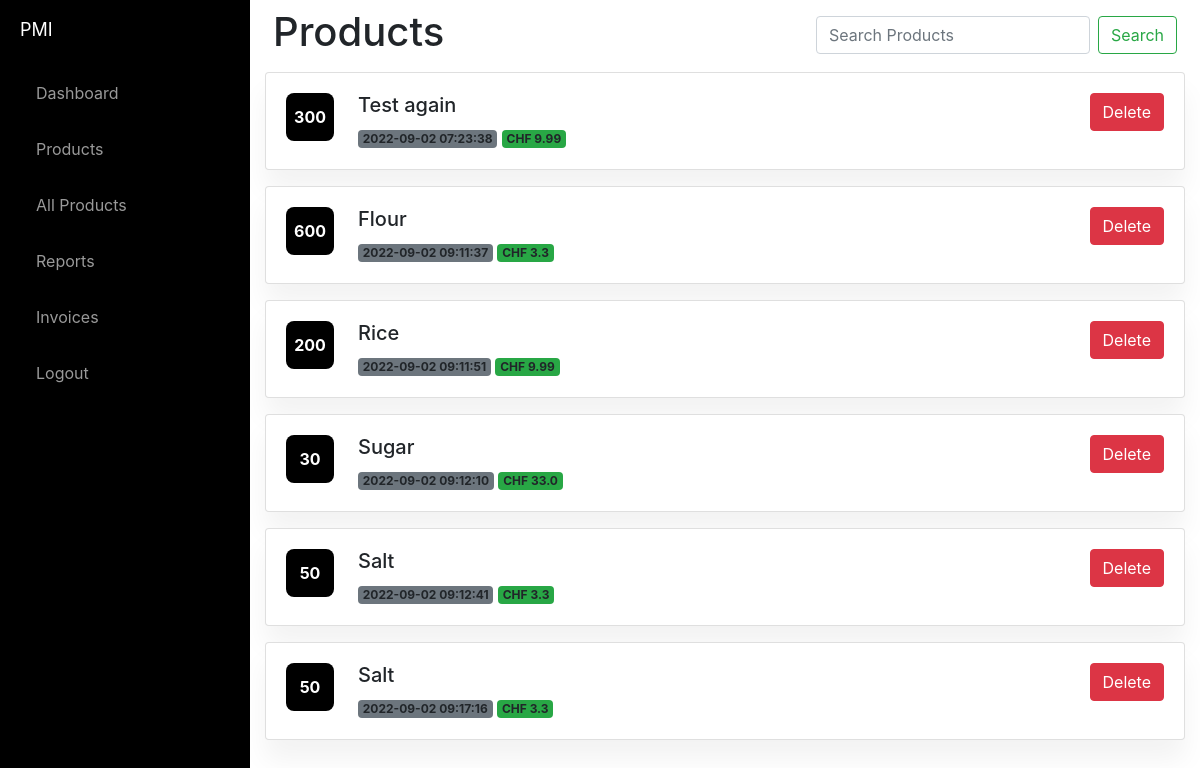
The app's page / (signed in) with its own data.
### website/models.py (models this page shows)
class Product(db.Model):
    id = db.Column(db.Integer, primary_key=True)
    product_name = db.Column(db.String(150))
    description = db.Column(db.String(10000))
    price = db.Column(db.Float)
    qty = db.Column(db.Integer)
    date = db.Column(db.DateTime(timezone=True), default=func.now())
    user_id = db.Column(db.Integer, db.ForeignKey('user.id'))

### website/views.py (the view, shortened to what this page needs)
@views.route('/', methods=['GET', 'POST'])
@login_required
def home():
    return render_template("home.html", user=current_user)

### website/templates/home.html (shortened to what this page needs)
{% extends "base.html" %} {% block title %}Home{% endblock %} {% block content%}
<div class="d-flex">
  <div class="p-2">
  <h1>Products</h1>
  </div>
  <div class="ml-auto p-2">
  <form  class="form-inline my-2 my-lg-10 ">
  <input class="form-control mr-sm-2" type="search" placeholder="Search Products" aria-label="Search">
  <button class="btn btn-outline-success my-2 my-sm-0" type="submit">Search</button>
  </form>
</div>
</div>
{% for product in user.product %}
<div class="card mb-3">
  <div class="card-body">
    <div class="d-flex flex-column flex-lg-row">
      <span class="avatar avatar-text rounded-3 me-4 mb-2">{{ product.qty }}</span>
      <div class="row flex-fill">
        <div class="col-sm-5 ">
          <h4 class="h5">{{ product.product_name }}</h4>
          <span class="badge bg-secondary">{{ product.date }}</span> <span class="badge bg-success">CHF {{ product.price
            }}</span>
        </div>
        <div class="col-sm-7 text-lg-end clearfix ">
          <a href="#" class="btn btn-danger float-right ml-2 stretched-link"
            onClick="deleteProduct('{{ product.id }}')">Delete</a>
        </div>
      </div>
    </div>
  </div>
</div>
{% endfor %}
<form method="POST">
  <br />
  {% endblock %}

### website/templates/base.html (shortened to what this page needs)
<!DOCTYPE html>
<html lang="en">
<head>
  <link rel="stylesheet" href="../static/index.css">
  <link rel="stylesheet" href="https://stackpath.bootstrapcdn.com/bootstrap/4.4.1/css/bootstrap.min.css"
 />
  <link rel="stylesheet" href="https://stackpath.bootstrapcdn.com/font-awesome/4.7.0/css/font-awesome.min.css"
 />
</head>
{% if user.is_authenticated %}
<body>
  <div id="wrapper">
    <div id="sidebar-wrapper">
      <ul class="sidebar-nav">
        <li class="sidebar-brand">
          <a href="/">
            PMI
          </a>
        </li>
        <li>
          <a class="nav-item nav-link" id="dashboard" href="/dashboard">Dashboard</a>
        </li>
        <li>
          <a class="nav-item nav-link" id="home" href="/">Products</a>
        </li>
        <li>
          <a class="nav-item nav-link" id="products" href="/products">All Products</a>
        </li>
        <li>
          <a class="nav-item nav-link" id="reports" href="/reports">Reports</a>
        </li>
        <li>
          <a class="nav-item nav-link" id="invoices" href="/invoices">Invoices</a>
        </li>
        <li>
          <a class="nav-item nav-link" id="logout" href="/logout">Logout</a>
        </li>
    {% endif %}
  </div>
  <div class="container">{% block content %} {% endblock %}</div>
</body>
</html>

### website/static/index.css (style rules this page uses)
body { background:#eee; }
body { overflow-x: hidden; }
#wrapper { padding-left: 0; -webkit-transition: all 0.5s ease; -moz-transition: all 0.5s ease; -o-transition: all 0.5s ease; transition: all 0.5s ease; }
#sidebar-wrapper { z-index: 1000; position: fixed; left: 250px; width: 0; height: 100%; margin-left: -250px; overflow-y: auto; background: #000; -webkit-transition: all 0.5s ease; -moz-transition: all 0.5s ease; -o-transition: all 0.5s ease; transition: all 0.5s ease; }
.sidebar-nav { position: absolute; top: 0; width: 250px; margin: 0; padding: 0; list-style: none; }
.sidebar-nav li { text-indent: 20px; line-height: 40px; }
.sidebar-nav li a { display: block; text-decoration: none; color: #999999; }
.sidebar-nav > .sidebar-brand { height: 65px; font-size: 18px; line-height: 60px; }
.sidebar-nav > .sidebar-brand a { color: #999999; }
@media (min-width:768px) { #wrapper { padding-left: 250px; } }
@media (min-width:768px) { #sidebar-wrapper { width: 250px; } }
.card { box-shadow: 0 20px 27px 0 rgb(0 0 0 / 5%); }
.card { position: relative; display: flex; flex-direction: column; min-width: 0; word-wrap: break-word; background-color: #fff; background-clip: border-box; border: 0 solid rgba(0,0,0,.125); border-radius: 1rem; }
.card-body { -webkit-box-flex: 1; -ms-flex: 1 1 auto; flex: 1 1 auto; padding: 1.5rem 1.5rem; }
.avatar-text { display: -webkit-box; display: -ms-flexbox; display: flex; -webkit-box-pack: center; -ms-flex-pack: center; justify-content: center; -webkit-box-align: center; -ms-flex-align: center; align-items: center; background: #000; color: #fff; font-weight: 700; }
.avatar { width: 3rem; height: 3rem; }
.rounded-3 { border-radius: 0.5rem!important; }
.mb-2 { margin-bottom: 0.5rem!important; }
.me-4 { margin-right: 1.5rem!important; }

### records on screen
Product: qty "300", product_name "Test again", date "2022-09-02 07:23:38", price "9.99"
Product: qty "600", product_name "Flour", date "2022-09-02 09:11:37", price "3.3"
Product: qty "200", product_name "Rice", date "2022-09-02 09:11:51", price "9.99"
Product: qty "30", product_name "Sugar", date "2022-09-02 09:12:10", price "33.0"
Product: qty "50", product_name "Salt", date "2022-09-02 09:12:41", price "3.3"
Product: qty "50", product_name "Salt", date "2022-09-02 09:17:16", price "3.3"
